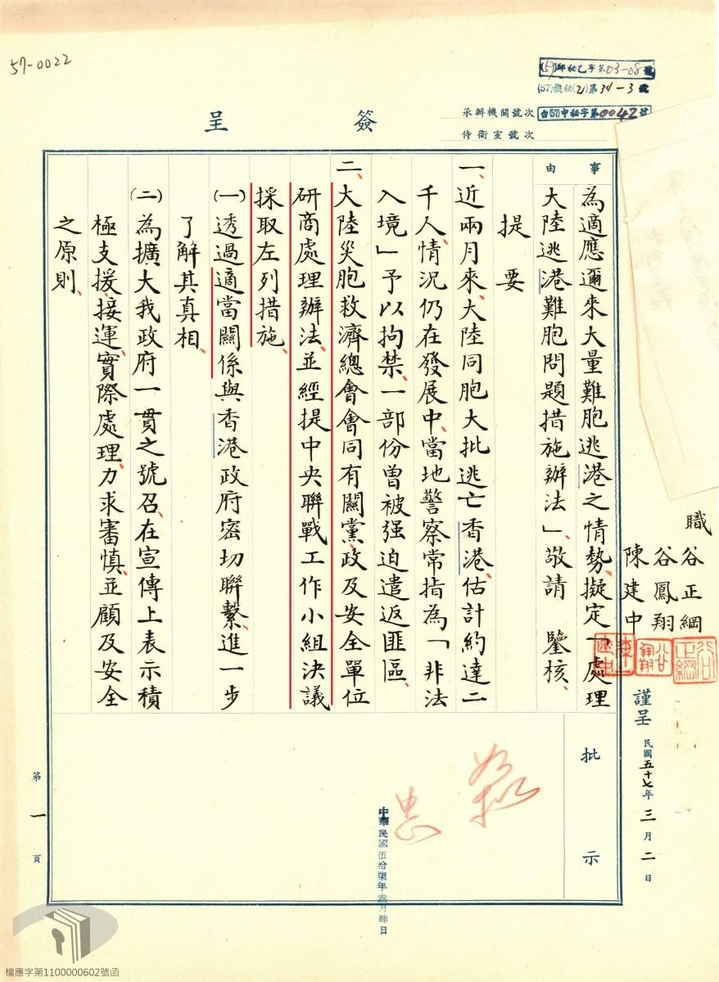
#> input picture tests/slices/57_03_02-2.jpeg, 719 x 982 px, shrunk from 878 x 1200 before the run
$ jupyter execute test2.ipynb
#> lines starting #> are read from the running program, lines starting #| are printed output that depends on the picture; after the words box and inside, x2 and y2 are one past the last pixel; in counts of white or black regions, pixels touching at a corner belong together
[cell 1]
from PIL import Image
import pytesseract
import cv2

# ret, binary = cv2.threshold(binary, 250, 255, cv2.THRESH_BINARY)
img = cv2.imread('./tests/slices/57_03_02-2.jpeg')
#> img is the input picture: shape (982, 719, 3); mean B, G, R 208, 236.1, 238.3
img_gray = cv2.cvtColor(img, cv2.COLOR_BGR2GRAY); # 轉換前，都先將圖片轉換成灰階色彩
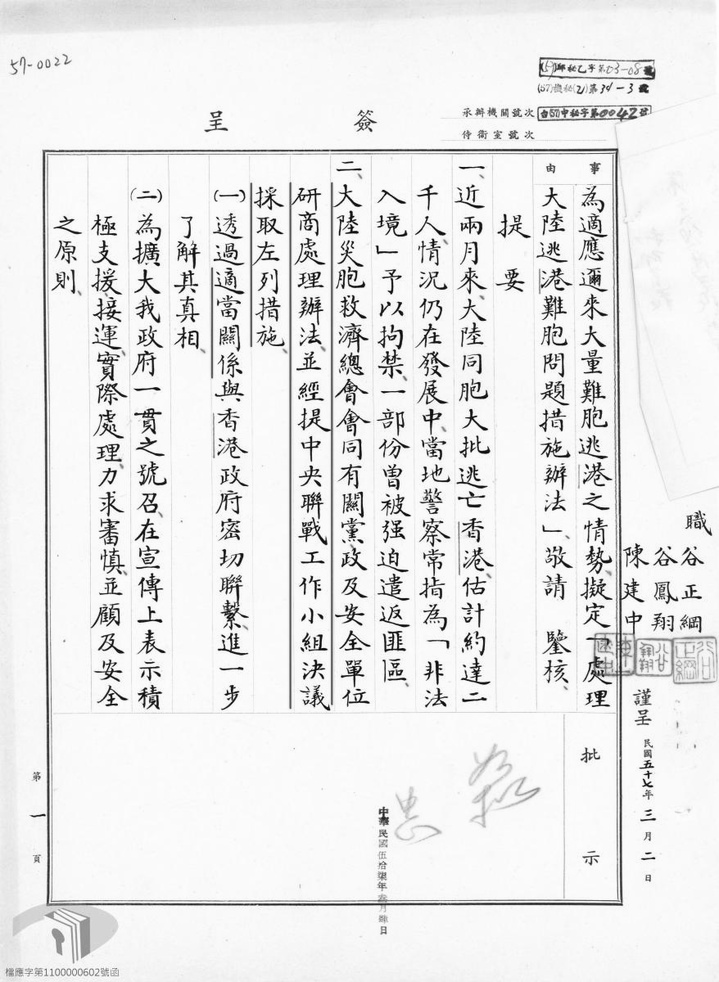
#> img_gray: shape (982, 719); min 1, max 255, mean 233.5
ret, output1 = cv2.threshold(img_gray, 127, 255, cv2.THRESH_BINARY)     # 如果大於 127 就等於 255，反之等於 0。
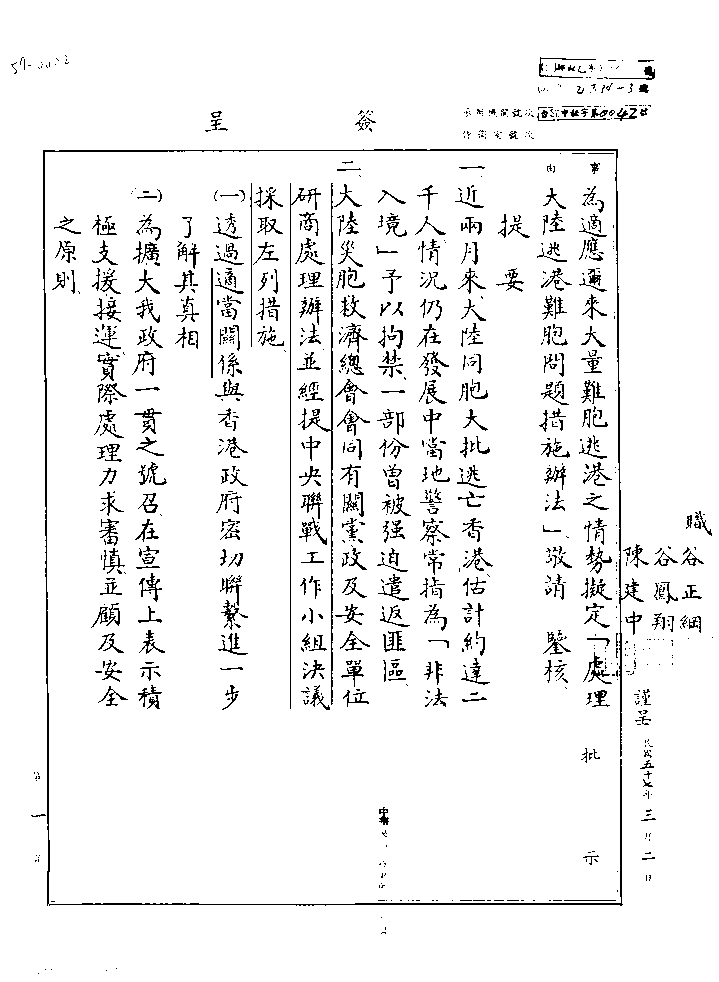
#> output1: shape (982, 719); 94.7% white; black in thin lines or dots
ret, output2 = cv2.threshold(img_gray, 127, 255, cv2.THRESH_BINARY_INV) # 如果大於 127 就等於 0，反之等於 255。
#> output2: shape (982, 719); 5.3% white in thin lines or dots
ret, output3 = cv2.threshold(img_gray, 127, 255, cv2.THRESH_TRUNC)      # 如果大於 127 就等於 127，反之數值不變。
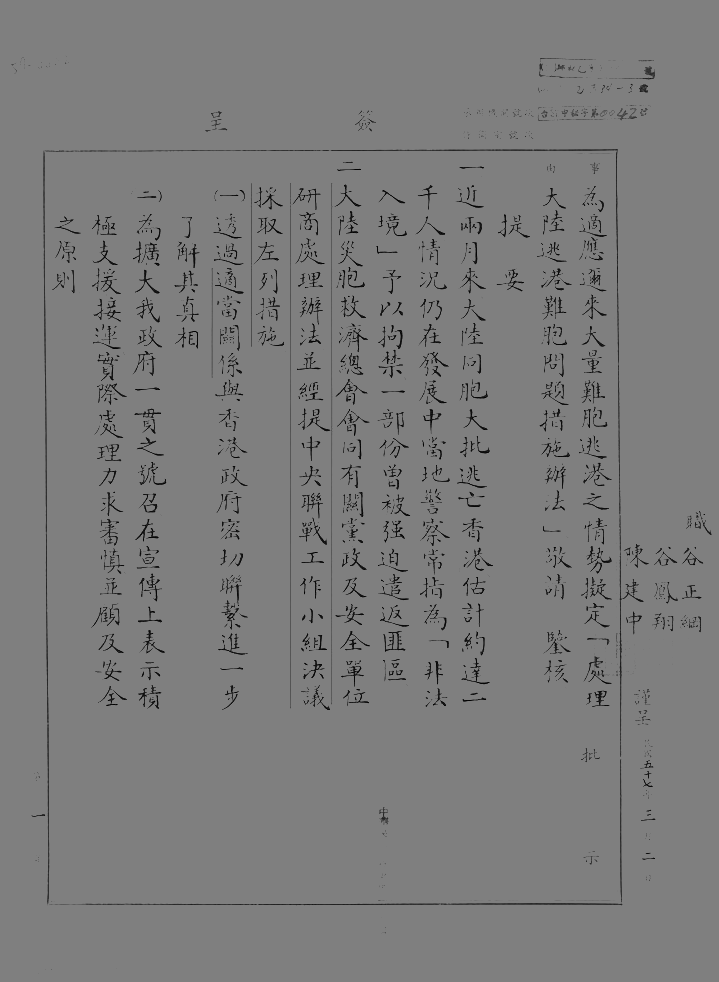
#> output3: shape (982, 719); min 1, max 127, mean 123.9
ret, output4 = cv2.threshold(img_gray, 127, 255, cv2.THRESH_TOZERO)     # 如果大於 127 數值不變，反之數值等於 0。
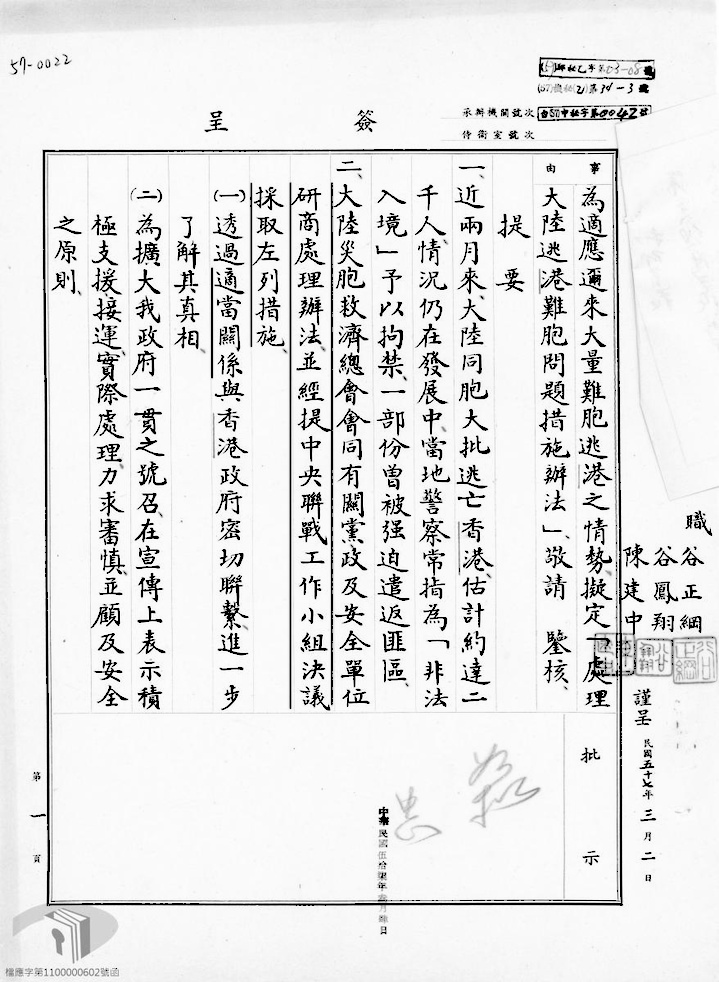
#> output4: shape (982, 719); min 0, max 255, mean 229.9
ret, output5 = cv2.threshold(img_gray, 127, 255, cv2.THRESH_TOZERO_INV) # 如果大於 127 等於 0，反之數值不變。
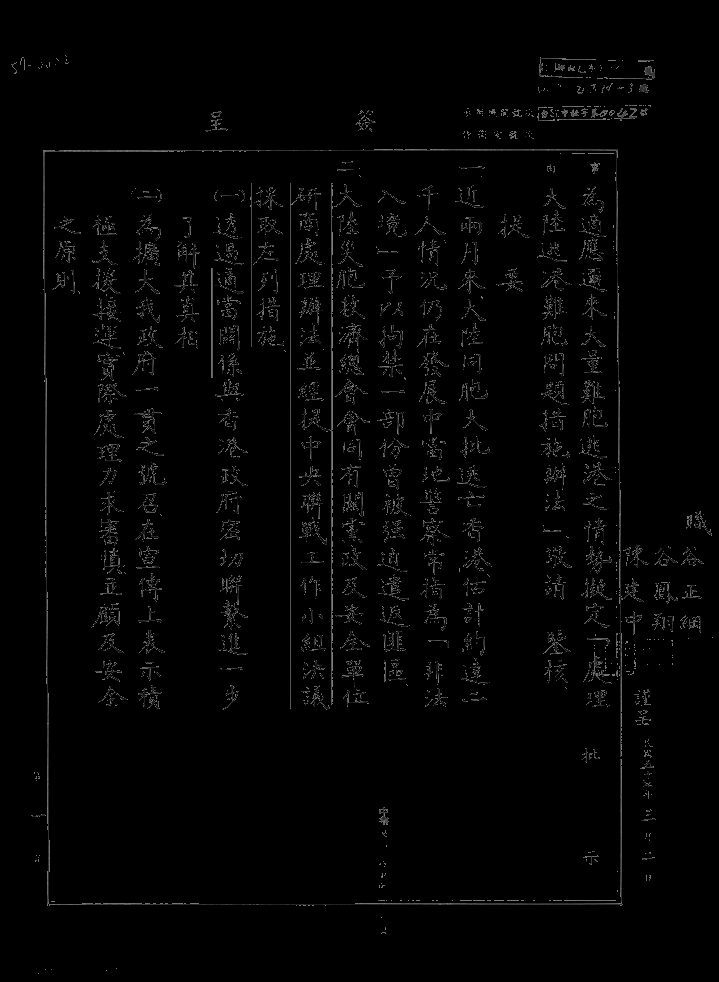
#> output5: shape (982, 719); min 0, max 127, mean 3.6

cv2.imshow('0', img)
cv2.imshow('1', output1)
cv2.imshow('2', output2)
cv2.imshow('3', output3)
cv2.imshow('4', output4)
cv2.imshow('5', output5)
cv2.waitKey(0)    # 按下任意鍵停止

cv2.imwrite('./57_03_02-2(copy).jpeg', output2)
cv2.destroyAllWindows()

$ run again, with tests/slices/testcrop_10.jpeg copied over tests/slices/57_03_02-2.jpeg
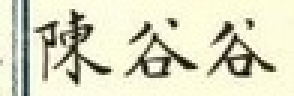
#> input picture tests/slices/testcrop_10.jpeg, 98 x 32 px, shrunk from 120 x 39 before the run (shown 3 times larger)
#> img is the input picture: shape (32, 98, 3); mean B, G, R 193, 218, 218.1
#> `ret, output1 = cv2.threshold(img_gray, 127, 255, cv2.THRESH_BINARY)`:
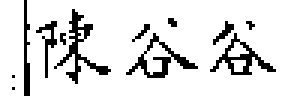
#> output1: shape (32, 98) (shown 3 times larger); 87.1% white; black in thin lines or dots, all inside (x1, y1, x2, y2) = (4, 0, 92, 32)
#> `ret, output5 = cv2.threshold(img_gray, 127, 255, cv2.THRESH_TOZERO_INV)`:
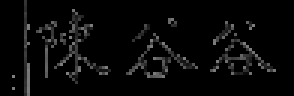
#> output5: shape (32, 98) (shown 3 times larger); min 0, max 127, mean 8.7

$ run again, with tests/slices/testcrop_12.jpeg copied over tests/slices/57_03_02-2.jpeg
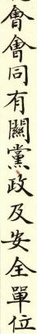
#> input picture tests/slices/testcrop_12.jpeg, 37 x 334 px, shrunk from 45 x 408 before the run
#> img is the input picture: shape (334, 37, 3); mean B, G, R 190.8, 217, 218.5
#> `ret, output1 = cv2.threshold(img_gray, 127, 255, cv2.THRESH_BINARY)`:
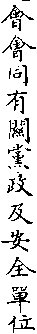
#> output1: shape (334, 37); 86.2% white; black in thin lines or dots
#> output2: shape (334, 37); 13.8% white in thin lines or dots
#> `ret, output5 = cv2.threshold(img_gray, 127, 255, cv2.THRESH_TOZERO_INV)`:
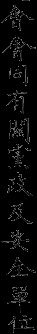
#> output5: shape (334, 37); min 0, max 127, mean 8.4
